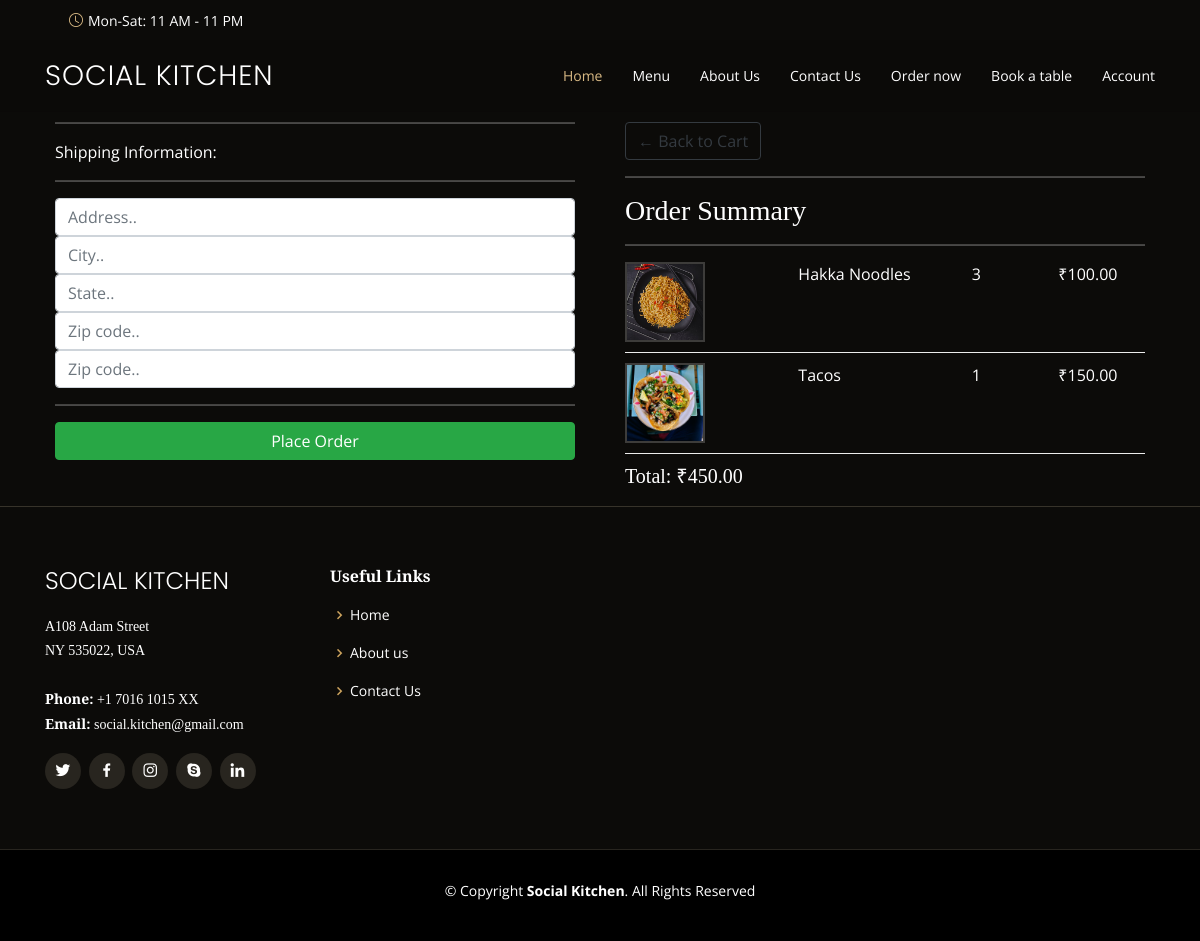
The page /Checkout (signed in) on the database its author committed.
### Home/models.py (models this page shows, shortened)
class OrderItem(models.Model):
    order = models.ForeignKey(Order, on_delete=models.CASCADE,null=True,blank=True)
    dish = models.ForeignKey(Dish, on_delete=models.CASCADE,null=True,blank=True)
    quantity = models.IntegerField(default=0,null=True ,blank=True)
    @property
    def get_total(self):
        total = self.dish.price *self.quantity
        return total

class Dish(models.Model):
    name = models.CharField(max_length=100,null=True,blank=True)
    price = models.DecimalField(max_digits=25, decimal_places=2,null=True,blank=True)
    description = models.TextField(max_length=400,null=True,blank=True)
    category =models.ForeignKey(DishCategory, on_delete=models.CASCADE,null=True,blank=True)
    image = models.ImageField( null = True)

class Order(models.Model):
    customer = models.ForeignKey(Customer, null=True, on_delete=models.CASCADE, blank=True)
    date_ordered = models.DateTimeField(auto_now_add=True, null=True)
    @property
    def get_Cart_total(self):
        orderitems = self.orderitem_set.all()
        total = sum([item.get_total for item in orderitems])
        return total

### Home/views.py (the view)
# urls.py: path('Checkout',views.Checkout,name='Checkout'),
def Checkout(request):
    if request.user.is_authenticated:
        customer = request.user.customer
        order , created = Order.objects.get_or_create(customer=customer)
        items = order.orderitem_set.all()
    else:
        items=[]
        order = {'get_Cart_total' :0 }
    context = {'items':items,'order':order}
    return render(request, 'checkout.html' ,context)

### templates/checkout.html
{% extends 'main.html' %}
{% load static %}
{% block content %}
<link href="{% static 'css/cartmain.css' %}" rel="stylesheet">
<link href="{% static 'css/checkout.css' %}" rel="stylesheet">
<div class="container" data-aos="fade-up ">
    <div class="checkout">
        <div class="row">
            <div class="col-lg-6 mt-5 pt-5">
                <div class="box-element" id="form-wrapper">
                    <form id="form">
                        <div id="shipping-info">
                            <hr>
                            <p>Shipping Information:</p>
                            <hr>
                            <div class="form-field">
                                <input class="form-control" type="text" name="address" placeholder="Address..">
                            </div>
                            <div class="form-field">
                                <input class="form-control" type="text" name="city" placeholder="City..">
                            </div>
                            <div class="form-field">
                                <input class="form-control" type="text" name="state" placeholder="State..">
                            </div>
                            <div class="form-field">
                                <input class="form-control" type="text" name="zipcode" placeholder="Zip code..">
                            </div>
                            <div class="form-field">
                                <input class="form-control" type="text" name="country" placeholder="Zip code..">
                            </div>
                        </div>
                        <hr>
                        <input id="form-button" class="btn btn-success btn-block" type="submit" value="Place Order">
                    </form>
                </div>
                <br>
            </div>
            <div class="col-lg-6 mt-5 pt-5">
                <div class="box-element mt-3 ">
                    <a class="btn btn-outline-dark" href="{% url 'Cart' %}">&#x2190; Back to Cart</a>
                    <hr>
                    <h3>Order Summary</h3>
                    <hr>
                    {% for item in items %}
                    <div class="cart-row">
                        <div style="flex:2"><img class="cart-img" src="{{item.dish.image.url}}"></div>
                        <div style="flex:2">
                            <p>{{item.dish.name}}</p>
                        </div>
                        <div style="flex:1">
                            <p>{{item.quantity}}</p>
                        </div>
                        <div style="flex:1">
                            <p>₹{{item.dish.price|floatformat:2}}</p>
                        </div>
                    </div>
                    {% endfor %}
                    <h5>Total: ₹{{order.get_Cart_total|floatformat:2}}</h5>
                </div>
            </div>
        </div>
    </div>
</div>
{% endblock content %}

### static/css/styletest.css (style rules this page uses)
body { font-family: "Open Sans", sans-serif; background: #0c0b09; color: #fff; }
a { color: #cda45e; text-decoration: none; }
h1, h2, h3, h4, h5, h6 { font-family: "Playfair Display", serif; }
.cart-row { display: flex; align-items: flex-stretch; padding-bottom: 10px; margin-bottom: 10px; border-bottom: 1px solid #ececec; }

### static/css/cartmain.css (style rules this page uses)
.cart-img { width: 80px; height: 80px; border: 2px solid rgba(255, 255, 255, 0.2); margin-right: 10px; }
.box-element { border-radius: 4px; padding: 10px; }

### static/css/checkout.css (style rules this page uses)
.cart-row { display: flex; align-items: flex-stretch; padding-bottom: 10px; margin-bottom: 10px; border-bottom: 1px solid #ececec; }

### rows shown on the page
OrderItem: dish.image (picture), dish.name "Hakka Noodles", quantity "3", dish.price "100.00"
OrderItem: dish.image (picture), dish.name "Tacos", quantity "1", dish.price "150.00"
Order: get_Cart_total "450.00"
